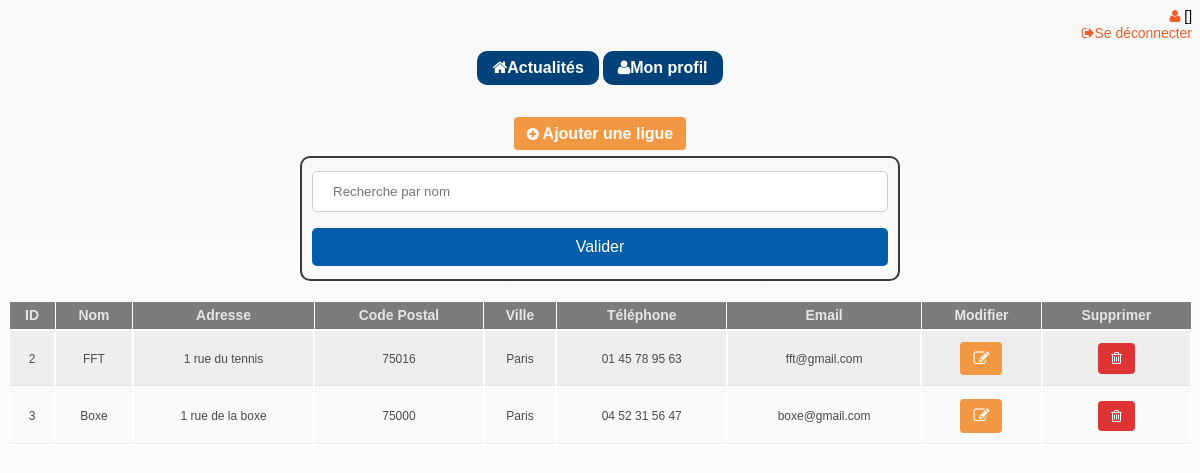
The page /club2021/ligue/ligue.php (signed in) on the database its author committed.
### tables this page shows
CREATE TABLE Ligues(
        ligue_id      Int  Auto_increment  NOT NULL ,
        ligue_nom     Varchar (70) NOT NULL ,
        ligue_email   Varchar (60) NOT NULL ,
        ligue_tel     Text NOT NULL ,
        ligue_cp      Varchar (5) NOT NULL ,
        ligue_ville   Varchar (100) NOT NULL ,
        ligue_adresse Varchar (100) NOT NULL
	,CONSTRAINT Ligues_PK PRIMARY KEY (ligue_id)
);

### club2021/ligue/ligue.php (the view, shortened to what this page needs)
<?php
require('../inc/header.php');
?>
<body>
    <div class="txt-center">
        <br>
        <a class="btn--default" href="form_add_ligue.php">
            <span class="icon"><i class="fa fa-plus-circle" aria-hidden="true"></i></span>
            Ajouter une ligue</a>
    </div>
    <form class="form form--m center" method="GET">
        <input type="search" name="q" placeholder="Recherche par nom" value="<?= isset($_GET['q']) ? $_GET['q'] : null ?>" />
        <input type="submit" value="Valider" />
    </form>
    <div class="content1col"></div>
    <?php
    $query = "SELECT * FROM ligues ";
    $params = [];
    $page = (int)(isset($_GET['p']) ? $_GET['p'] : 1);
    $offset = ($page - 1) * PER_PAGE;
    $query .= " LIMIT " . PER_PAGE . " OFFSET $offset";
    $statement = $pdo->prepare($query);
    $statement->execute($params);
    $products = $statement->fetchAll(PDO::FETCH_ASSOC);
    ?>
    <table class="table">
        <thead>
            <tr>
                <th>ID</th>
                <th>Nom</th>
                <th>Adresse</th>
                <th>Code Postal</th>
                <th>Ville</th>
                <th>Téléphone</th>
                <th>Email</th>
                <th>Modifier</th>
                <th>Supprimer</th>
            </tr>
            <?php foreach ($products as $product) : ?>
                <tr>
                    <td><?= $product['ligue_id'] ?></td>
                    <td><?= $product['ligue_nom'] ?></td>
                    <td><?= $product['ligue_adresse'] ?></td>
                    <td><?= $product['ligue_cp'] ?></td>
                    <td><?= $product['ligue_ville'] ?></td>
                    <td><?= $tel = implode(' ', str_split($product['ligue_tel'], 2)); ?></td>
                    <td><?= $product['ligue_email'] ?></td>
                    <td><a class="btn--default btn-mini" href="form_modif_ligue.php?numID=<?= $product['ligue_id'] ?>"><i class="fa fa-pencil-square-o" aria-hidden="true" name="update"></i></a></td>
                    <td><a class="btn--delete btn-mini delete-confirm" href="form_suppr_ligue.php?numID=<?= $product['ligue_id'] ?>" onclick="return confirm('Souhaitez vous supprimer cette ligue ?')"><i class="fa fa-trash-o" aria-hidden="true" name="suppr"></i></a></td>
                </tr>
            <?php endforeach ?>
    </table>
</body>
</html>

### club2021/css/style.css (style rules this page uses)
html { box-sizing: border-box; }
*, *:before, *:after { box-sizing: inherit; }
html { font-size: 80%; font-size: calc(1em * 0.725); }
body { background:linear-gradient(#f8f8f8, white); background-position: center top; background-attachment: fixed; background-size: cover; font-family: Arial, Helvetica, sans-serif; background-color: #cfcfcf; line-height: 1.2; font-size: 12px; font-size: 1.2rem; }
.content1col { width: 100%; padding: 10px; }
a { color: #ee5f2a; cursor: pointer;text-decoration: none; }
.icon { font-size: 14px; color:inherit; }
.center { margin: 0 auto; }
form,fieldset { padding: 2rem; }
form { background-color: #f8f8f8; width: auto; min-width: 300px; padding: 5px 10px; border-radius: 10px; border: 2px solid #3a3a3a; color: #333333; }
.form--m { width: 600px !important; }
.btn, .btn--default, .btn--cancel, .btn--delete, .btn--dark, .btn--light, .btn--nav, .btn--custom { display:inline-block; border-radius: 4px; border: 1px solid transparent; padding: 6px 12px; margin: 6px 0; white-space: nowrap; vertical-align: middle; text-align: center; font-size: 14px; font-weight: bold; -webkit-transition: all .3s; -moz-transition: all .3s; -ms-transition: all .3s; transition: all .3s; }
.btn--delete { background-color: #df3434; color: #fff; }
.btn--default { background-color: #f39842; color: #fff; font-size:16px; }
input[type=search] { width:100%; padding: 12px 20px; margin:8px 0; display: inline-block; border: 1px solid #ccc; box-sizing: border-box; border-radius: 5px; }
input[type=submit] { background-color:#005eac; color:white; padding: 10px ; margin:8px 0; border:none; cursor:pointer; width:100%; border-radius: 5px; font-size: 16px; }
.txt-center { text-align: center; }
.table { border-collapse: collapse; border-spacing: 0; width: 100%; margin: 10px; background-color: #fff; margin: auto; }
.table tr { background-color: #fafafa; box-shadow: inset 0 -2px 2px -2px black; transition: all .5s; }
.table tr:first-child { padding-top: 0.5em;background-color: #7C7C7C; }
.table tr:nth-child(even) { background-color: #eeeeee; }
.table th, .table td { text-align: center; padding: 5px; color: rgb(75, 75, 75); }
.table td { border: 2px solid #ffffff; font-size: 12px; }
.table th { border: 1px solid #ffffff; color: #e6e6e6; font-weight: bold; }

### rows shown on the page
ligues: ligue_id "2", ligue_nom "FFT", ligue_adresse "1 rue du tennis", ligue_cp "75016", ligue_ville "Paris", ligue_tel "01 45 78 95 63", ligue_email "fft@gmail.com"
ligues: ligue_id "3", ligue_nom "Boxe", ligue_adresse "1 rue de la boxe", ligue_cp "75000", ligue_ville "Paris", ligue_tel "04 52 31 56 47", ligue_email "boxe@gmail.com"

### other values the page prints
$message "[]"
